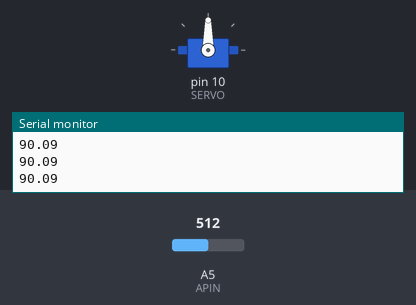
A sketch run on a simulated Arduino Uno, built with avr-gcc and run on an emulated ATmega328P. Parts: servo, the last lines printed to the serial monitor. Inputs (shaded band) come from the test bench; at power-on: A5 (APIN) = 512.

Above: at 1.2 s.
1.3 s: A5 (APIN) set to 716
At 1.9 s:
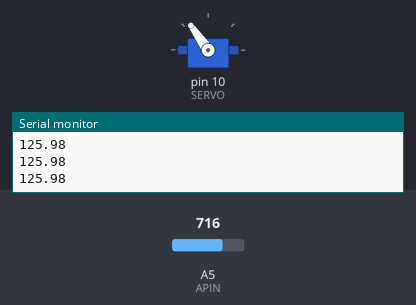
2.8 s: A5 (APIN) set to 900
At 4.0 s:
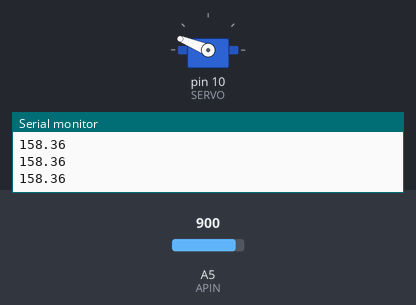
4.3 s: A5 (APIN) set to 1023
At 5.0 s:
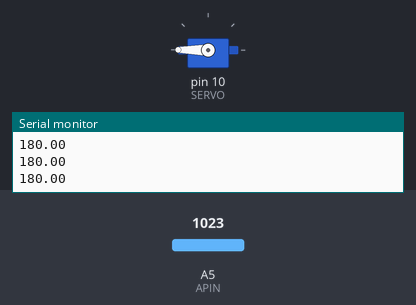
5.8 s: A5 (APIN) set to 306
At 6.4 s:
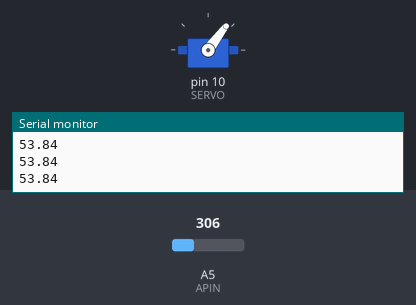
7.3 s: A5 (APIN) set to 122
At 7.6 s:
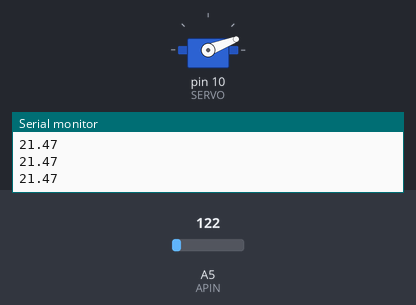
8.8 s: A5 (APIN) set to 0
At 10.0 s:
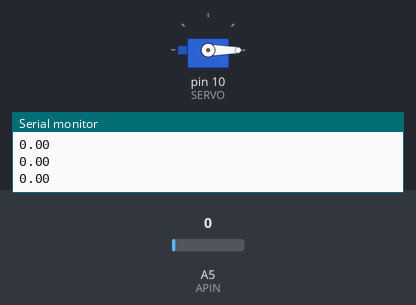
Timing chart, 0 to 11.3 s (numbered marks = the images above; inputs shaded):
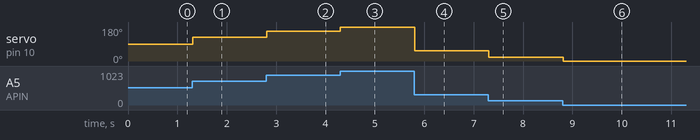

The sketch:

Servo_Analog.ino
```cpp
/*
  Servo Analog

  Writes an analog output voltage to a servo based on an input analog voltage

  ECE 3400, Team 7
*/

#include <Servo.h>

// Define analog output and input pins
#define SERVO 10
#define APIN A5

// Define servo
Servo myservo;

void setup() {
  // initialize digital pin as an output
  pinMode(SERVO, OUTPUT);

  // establish serial connection with board
  Serial.begin(115200);

  // attach servo to pin
  myservo.attach(10);
}

void loop() {
  float value = analogRead(APIN); // Read and store input value from analog pin
  float writeVal = value / 1023 * 180; // Adjust analog value (for writing to servo)
  myservo.write(writeVal);   // Write adjusted analog value to servo
  Serial.println(writeVal); // print value written to servo to serial monitor

  delay(10);                       // wait for ten milliseconds
}
```

Measured:
- after the input at 1.3 s, servo on pin 10 (SERVO): 90° → 125° at once
- after the input at 2.8 s, servo on pin 10 (SERVO): 125° → 158° at once
- after the input at 4.3 s, servo on pin 10 (SERVO): 158° → 180° at once
- after the input at 5.8 s, servo on pin 10 (SERVO): 180° → 53° at once
- after the input at 7.3 s, servo on pin 10 (SERVO): 53° → 21° at once
- after the input at 8.8 s, servo on pin 10 (SERVO): 21° → 0° at once
